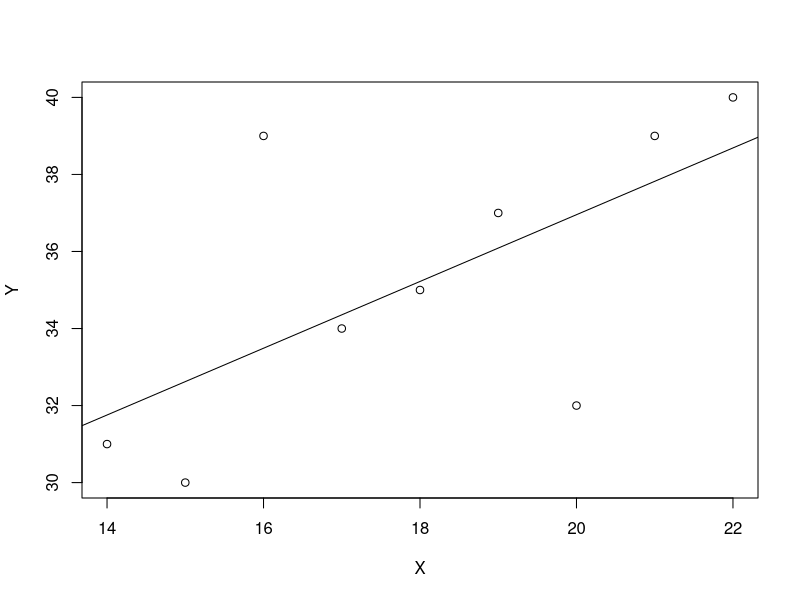

Write R code to recreate this figure.
# Define the data
X <- c(15, 16, 20, 14, 17, 18, 19, 21, 22)
Y <- c(30, 39, 32, 31, 34, 35, 37, 39, 40)

# Fit the linear regression model
model <- lm(Y ~ X)

# Predict Y when X is 29
predict_Y <- predict(model, newdata = data.frame(X = 29))
print(paste("Predicted Y when X is 29: ", predict_Y))

# To find X when Y is 45, we need to fit a reverse model
reverse_model <- lm(X ~ Y)

# Predict X when Y is 45
predict_X <- predict(reverse_model, newdata = data.frame(Y = 45))
print(paste("Predicted X when Y is 45: ", predict_X))

# Calculate the mean of X and Y using the regression lines
mean_X <- mean(model$fitted.values)
mean_Y <- mean(reverse_model$fitted.values)

print(paste("Mean of X using regression line: ", mean_X))
print(paste("Mean of Y using regression line: ", mean_Y))
plot(X, Y)
abline(model)
abline(reverse_model)